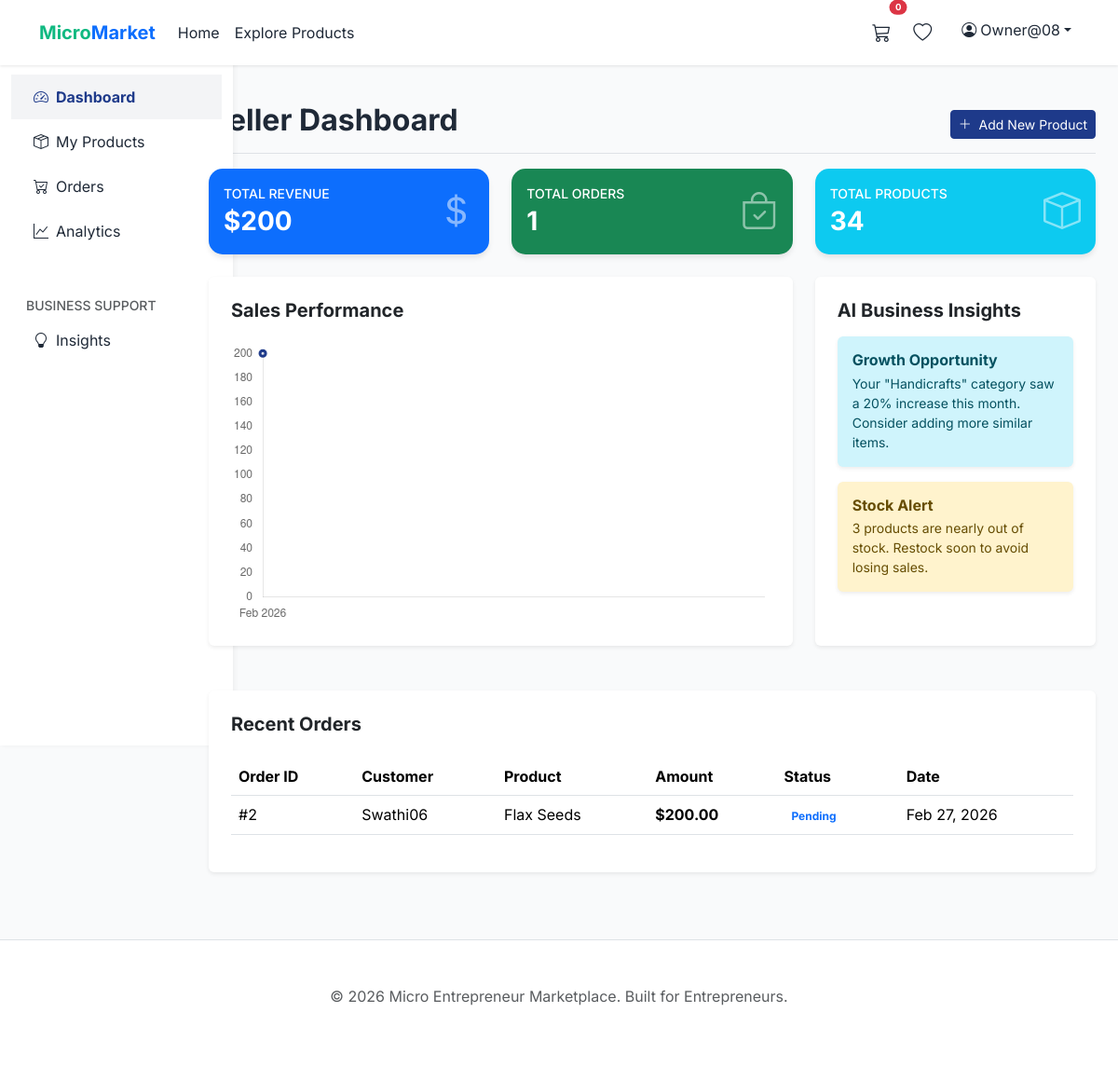
/dashboard/seller/ (signed in), run on an earlier commit of the app's database.
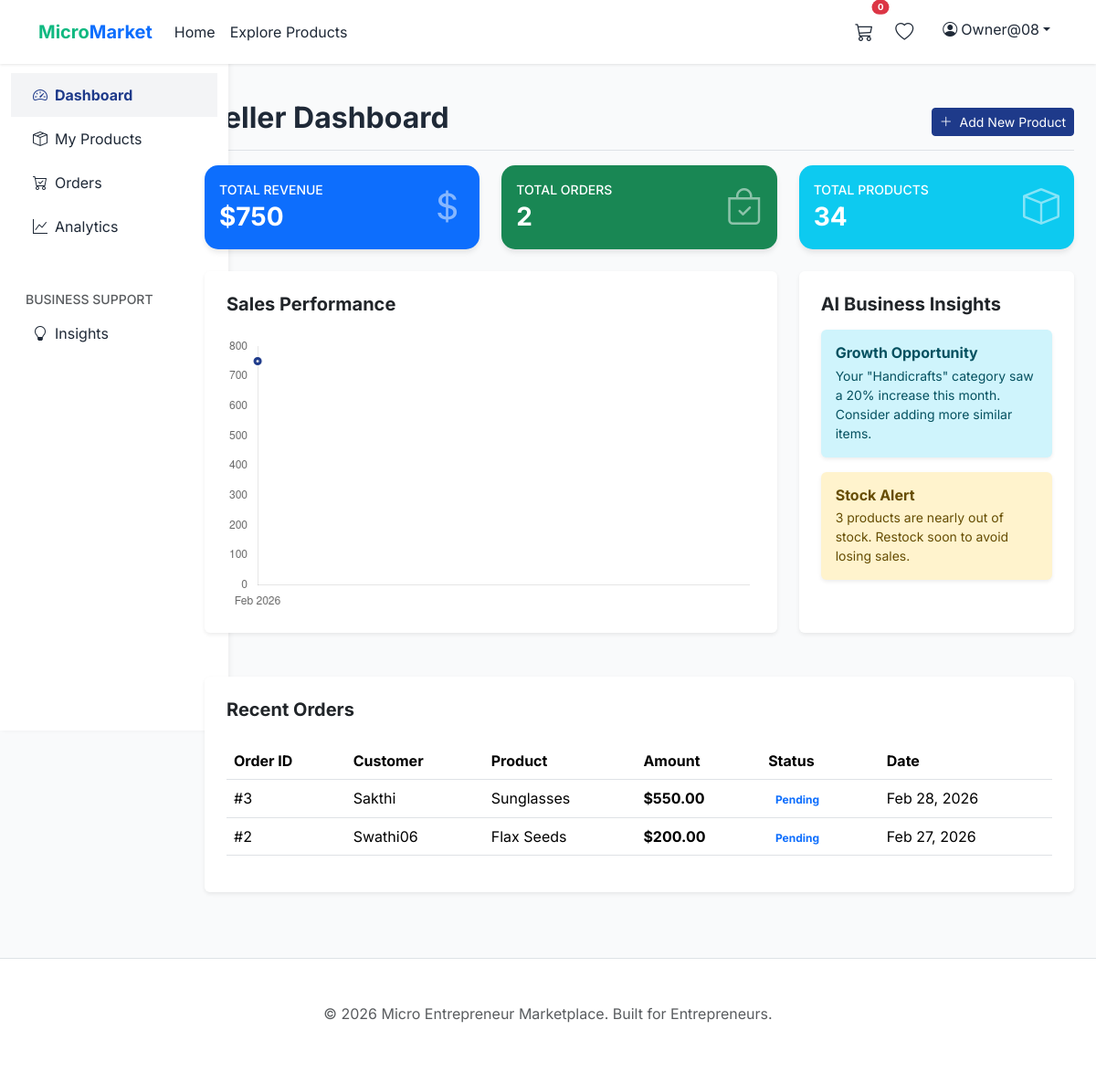
And on a later commit of the database.
### marketplace/models.py (models this page shows, shortened)
class OrderItem(models.Model):
    order = models.ForeignKey(Order, on_delete=models.CASCADE, related_name='items')
    product = models.ForeignKey(Product, on_delete=models.CASCADE)
    quantity = models.PositiveIntegerField(default=1)
    price = models.DecimalField(max_digits=10, decimal_places=2) # Price at the time of order

class Order(models.Model):
    STATUS_CHOICES = [
        ('PENDING', 'Pending'),
        ('CONFIRMED', 'Confirmed'),
        ('SHIPPED', 'Shipped'),
        ('DELIVERED', 'Delivered'),
        ('CANCELLED', 'Cancelled'),
    ]
    buyer = models.ForeignKey(settings.AUTH_USER_MODEL, on_delete=models.CASCADE, related_name='orders', db_index=True)
    created_at = models.DateTimeField(auto_now_add=True, db_index=True)
    status = models.CharField(max_length=20, choices=STATUS_CHOICES, default='PENDING')

class Product(models.Model):
    seller = models.ForeignKey(settings.AUTH_USER_MODEL, on_delete=models.CASCADE, related_name='products', db_index=True)
    category = models.ForeignKey(Category, on_delete=models.SET_NULL, null=True, related_name='products')
    name = models.CharField(max_length=200)
    description = models.TextField()
    price = models.DecimalField(max_digits=10, decimal_places=2)
    stock = models.PositiveIntegerField(default=0)
    image = models.ImageField(upload_to='products/', blank=True, null=True)
    is_active = models.BooleanField(default=True)
    created_at = models.DateTimeField(auto_now_add=True, db_index=True)

### accounts/models.py (models this page shows, shortened)
class User(AbstractUser):
    ADMIN = 'ADMIN'
    SELLER = 'SELLER'
    BUYER = 'BUYER'
    ROLE_CHOICES = [
        (ADMIN, 'Admin'),
        (SELLER, 'Seller'),
        (BUYER, 'Buyer'),
    ]
    role = models.CharField(max_length=10, choices=ROLE_CHOICES, default=BUYER)
    phone = models.CharField(max_length=15, blank=True, null=True)
    profile_image = models.ImageField(upload_to='profiles/', blank=True, null=True)
    address = models.TextField(blank=True, null=True)
    city = models.CharField(max_length=100, blank=True, null=True)
    state = models.CharField(max_length=100, blank=True, null=True)
    created_at = models.DateTimeField(auto_now_add=True, db_index=True)

### dashboard/views.py (the view)
# urls.py: path('seller/', SellerDashboardView.as_view(), name='seller_dashboard'),
class SellerDashboardView(LoginRequiredMixin, UserPassesTestMixin, TemplateView, SellerStatsMixin):
    template_name = 'dashboard/seller_dashboard.html'
    def test_func(self):
        return self.request.user.role in ('SELLER', 'ADMIN')
    def get_context_data(self, **kwargs):
        context = super().get_context_data(**kwargs)
        seller = self.request.user
        context.update(self.get_common_context())
        order_items = self.get_order_items()
        context['recent_order_items'] = order_items.select_related('order', 'order__buyer', 'product').order_by('-order__created_at')[:5]
        sales_data = order_items.annotate(month=TruncMonth('order__created_at')) \
            .values('month').annotate(total=Sum('price')).order_by('month')
        context['chart_labels'] = [d['month'].strftime('%b %Y') for d in sales_data]
        context['chart_data'] = [float(d['total']) for d in sales_data]
        return context

### dashboard/views.py (called while the page is built)
    def get_seller(self):
        return self.request.user

    def get_products(self):
        return Product.objects.filter(seller=self.get_seller())

    def get_order_items(self):
        return OrderItem.objects.filter(product__seller=self.get_seller())

    def get_common_context(self):
        seller = self.get_seller()
        products = self.get_products()
        order_items = self.get_order_items()
        context = {
            'total_products': products.count(),
            'low_stock_products': products.filter(stock__lte=5).count(),
            'total_revenue': order_items.aggregate(total=Sum('price'))['total'] or 0,
            'total_orders': order_items.values('order').distinct().count(),
        }
        return context

### templates/dashboard/seller_dashboard.html (shortened to what the changed rows need)
{% extends 'dashboard/base.html' %}
{% load static %}
{% block dashboard_content %}
<div
    class="d-flex justify-content-between flex-wrap flex-md-nowrap align-items-center pt-3 pb-2 mb-3 border-bottom">
    <h1 class="h2 fw-bold">Seller Dashboard</h1>
</div>
<div class="row g-4 mb-4">
    <div class="col-md-4">
        <div class="card dash-card border-0 bg-primary text-white p-3">
            <div class="d-flex justify-content-between align-items-center">
                <div>
                    <h6 class="text-uppercase small mb-1">Total Revenue</h6>
                    <h3 class="fw-bold mb-0">${{ total_revenue }}</h3>
                </div>
            </div>
        </div>
    </div>
    <div class="col-md-4">
        <div class="card dash-card border-0 bg-success text-white p-3">
            <div class="d-flex justify-content-between align-items-center">
                <div>
                    <h6 class="text-uppercase small mb-1">Total Orders</h6>
                    <h3 class="fw-bold mb-0">{{ total_orders }}</h3>
                </div>
            </div>
        </div>
    </div>
</div>
<div class="row">
    <div class="col-md-8 mb-4">
        <div class="card border-0 shadow-sm p-4 h-100">
            <div class="chart-container">
                <canvas id="salesChart"></canvas>
            </div>
        </div>
    </div>
</div>
<div class="card border-0 shadow-sm mt-4">
    <div class="card-body p-4">
        <div class="table-responsive">
            <table class="table table-hover align-middle">
                <thead class="bg-light">
                    <tr>
                        <th>Order ID</th>
                        <th>Customer</th>
                        <th>Product</th>
                        <th>Amount</th>
                        <th>Status</th>
                        <th>Date</th>
                    </tr>
                </thead>
                <tbody>
                    {% for item in recent_order_items %}
                    <tr>
                        <td>#{{ item.order.id }}</td>
                        <td>{{ item.order.buyer.username }}</td>
                        <td>{{ item.product.name }}</td>
                        <td class="fw-bold">${{ item.price }}</td>
                        <td>
                            <span class="badge bg-soft-primary text-primary">
                                {{ item.order.get_status_display }}
                            </span>
                        </td>
                        <td>{{ item.order.created_at|date:"M d, Y" }}</td>
                    </tr>
                    {% empty %}
                    <tr>
                        <td colspan="6" class="text-center py-4">No recent orders.</td>
                    </tr>
                    {% endfor %}
                </tbody>
            </table>
        </div>
    </div>
</div>
{% endblock %}
{% block extra_js %}
<script>
    const ctx = document.getElementById('salesChart').getContext('2d');
    new Chart(ctx, {
        type: 'line',
        data: {
            labels: {{ chart_labels| safe }},
        datasets: [{
            label: 'Revenue ($)',
            data: {{ chart_data| safe }},
        borderColor: '#1e3a8a',
        backgroundColor: 'rgba(30, 58, 138, 0.1)',
        borderWidth: 3,
        fill: true,
        tension: 0.4
            }]
        },
        options: {
        responsive: true,
        maintainAspectRatio: false,
        plugins: {
            legend: { display: false }
        },
        scales: {
            y: {
                beginAtZero: true,
                grid: { display: false }
            },
            x: {
                grid: { display: false }
            }
        }
    }
    });
</script>
{% endblock %}

What changed in the data, as far as the page shows it:
added OrderItem: order.id "3", order.buyer.username "Sakthi", product.name "Sunglasses", price "550.00", order.status "Pending", order.created_at "Feb 28, 2026"
Also different on the page:
{{ total_revenue }}: "200" → "750"
{{ total_orders }}: "1" → "2"
chart data {{ chart_data| safe }}: [200.0] → [750.0]
